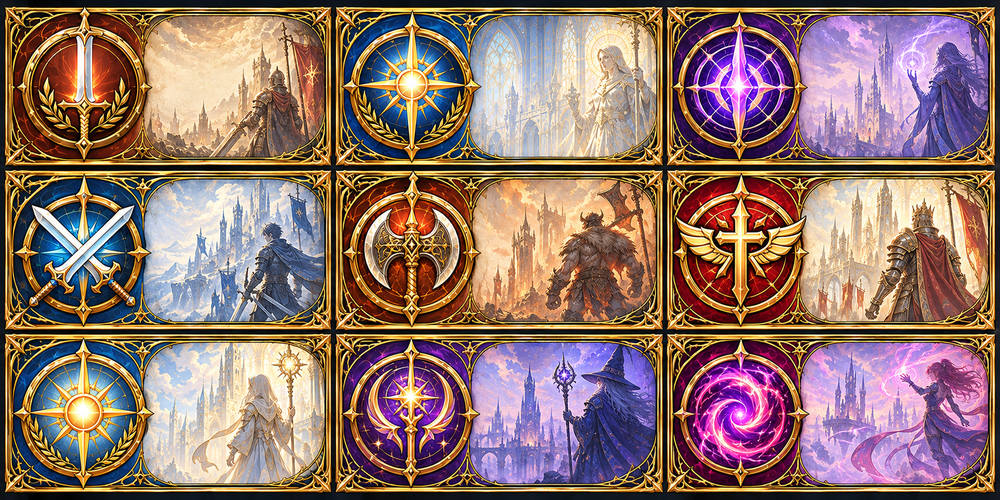
#> input picture docs/source_art/Altar_ClassCards_v0.20.3.png, 1000 x 500 px, shrunk from 1774 x 887 before the run
$ python build_altar_cards.py
#> lines starting #> are read from the running program, lines starting #| are printed output that depends on the picture; after the words box and inside, x2 and y2 are one past the last pixel; in counts of white or black regions, pixels touching at a corner belong together
"""v0.20.4 Altar class cards: removes the dark panel baked around every card's gold frame.

The atlas (3x3 cells) came with a navy margin outside each ornate frame, which showed as a black
panel behind the cards. Every dark pixel connected to a cell edge becomes transparent (soft edge),
so the Altar background shows around the frame. Source: docs/source_art/Altar_ClassCards_v0.20.3.png
Usage: python3 tools/build_altar_cards.py -> ImmortalHeroesAssets/Altar_ClassCards.png
"""
import os
from collections import deque
import numpy as np
from PIL import Image, ImageFilter

ROOT = os.path.dirname(os.path.dirname(os.path.abspath(__file__)))
SRC = os.path.join(ROOT, "docs", "source_art", "Altar_ClassCards_v0.20.3.png")
OUT = os.path.join(ROOT, "ImmortalHeroesAssets", "Altar_ClassCards.png")


def main():
    img = Image.open(SRC).convert("RGB")
#> img is the input picture: PIL image 1000x500 RGB; mean R, G, B 144.6, 115.5, 107.7
    a = np.asarray(img, dtype=np.int32)
    H, W = a.shape[:2]
#> H = 500; W = 1000
    mx = a.max(-1)
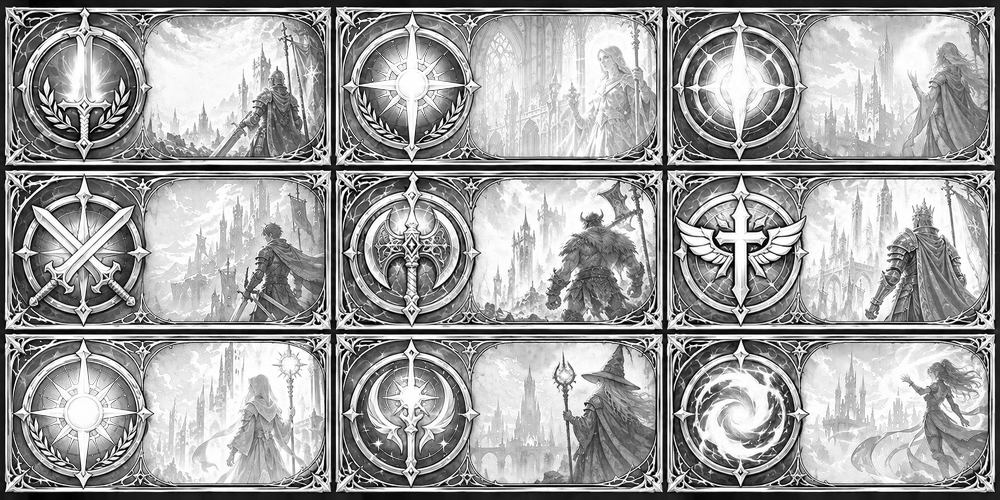
#> mx: shape (500, 1000) int32; min 0, max 255, mean 158.7
    dark = mx < 58
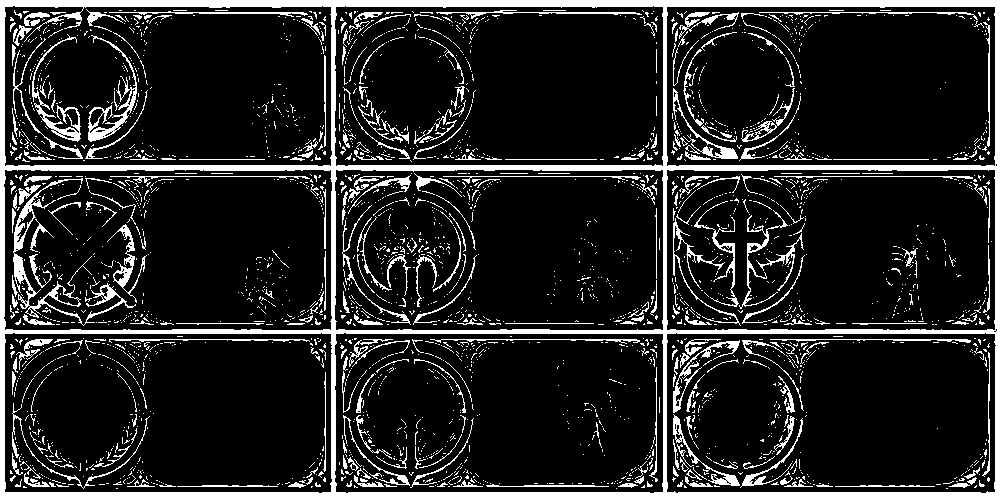
#> dark: shape (500, 1000) bool; 14.8% white; 2852 white regions (2541 under 20 px), largest, box (x1, y1, x2, y2) and area: (0, 0, 1000, 500) 34125, (13, 178, 136, 326) 1824, (88, 35, 137, 142) 939
    seen = np.zeros((H, W), bool)
    q = deque()
    # Seeds: the outer edge of each cell (cells are W/3 x H/3, not whole numbers).
    xs = sorted({int(round(k * W / 3.0)) + d for k in range(4) for d in (-2, -1, 0, 1)})
    ys = sorted({int(round(k * H / 3.0)) + d for k in range(4) for d in (-2, -1, 0, 1)})
    for x in xs:
        if 0 <= x < W:
            for y in range(H):
                if dark[y, x] and not seen[y, x]:
                    seen[y, x] = True
                    q.append((y, x))
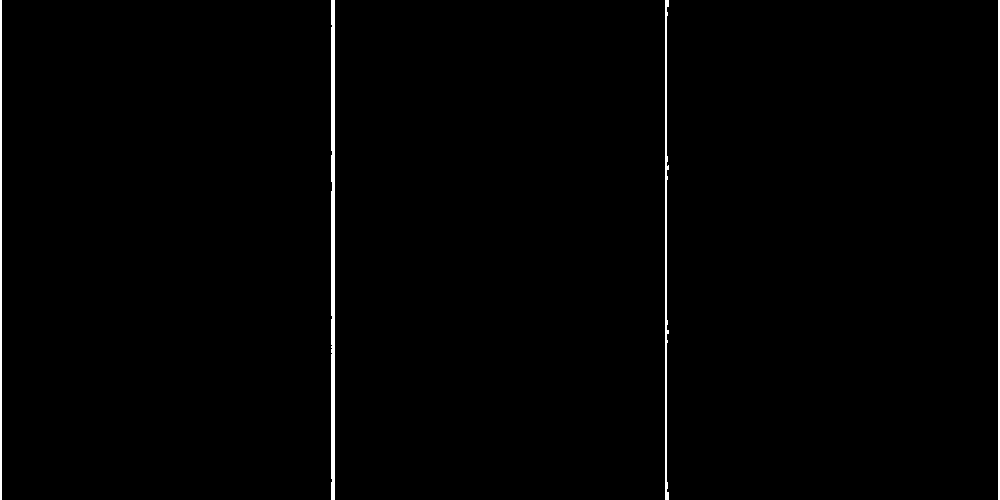
#> seen: shape (500, 1000) bool; 1% white; 4 white regions, box (x1, y1, x2, y2) and area: (331, 0, 335, 500) 1976, (665, 0, 669, 500) 1076, (0, 0, 2, 500) 1000, (998, 0, 1000, 500) 1000
    for y in ys:
        if 0 <= y < H:
            for x in range(W):
                if dark[y, x] and not seen[y, x]:
                    seen[y, x] = True
                    q.append((y, x))
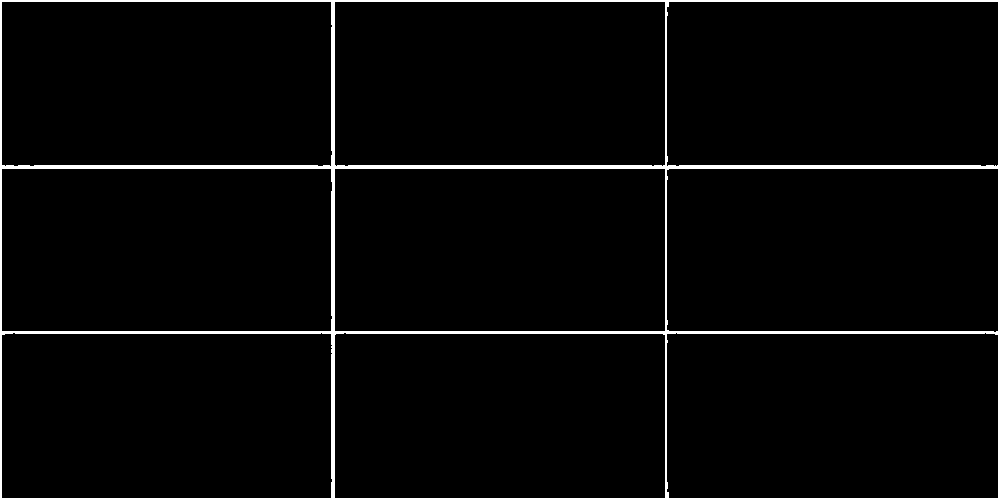
#> seen: shape (500, 1000) bool; 3.2% white; 1 white region, box (x1, y1, x2, y2) and area: (0, 0, 1000, 500) 15888
    while q:
        y, x = q.popleft()
        for ny, nx in ((y - 1, x), (y + 1, x), (y, x - 1), (y, x + 1)):
            if 0 <= ny < H and 0 <= nx < W and dark[ny, nx] and not seen[ny, nx]:
                seen[ny, nx] = True
                q.append((ny, nx))
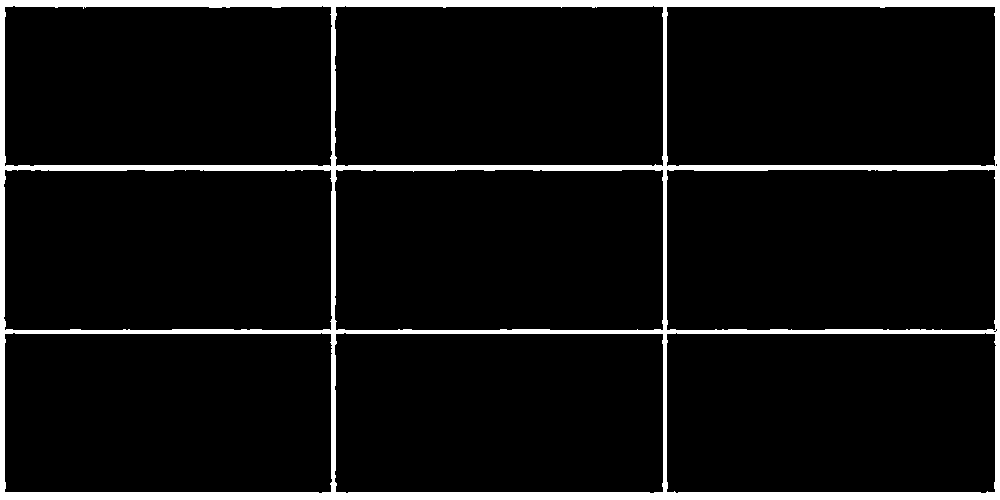
#> seen: shape (500, 1000) bool; 6.8% white; 1 white region, box (x1, y1, x2, y2) and area: (0, 0, 1000, 500) 33914
    alpha = Image.fromarray(np.where(seen, 0, 255).astype(np.uint8))
    # Soft edge on the removed side only, so the gold frame itself is never eaten.
    soft = np.asarray(alpha.filter(ImageFilter.GaussianBlur(0.7)), dtype=np.float64)
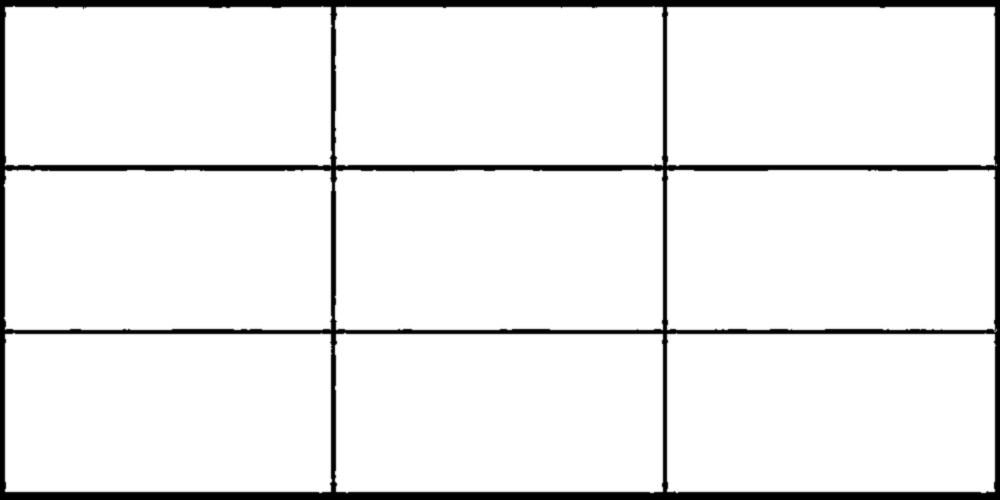
#> soft: shape (500, 1000) float64; min 0, max 255, mean 237.7
    soft = np.where(seen, soft * 0.6, 255).astype(np.uint8)
    rgba = img.convert("RGBA")
    rgba.putalpha(Image.fromarray(soft))
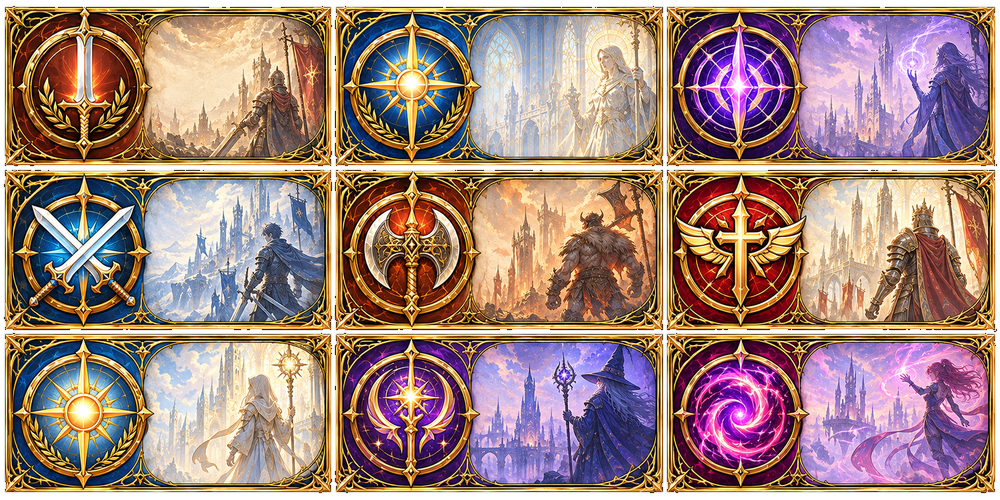
#> rgba: PIL image 1000x500 RGBA; mean R, G, B, A 144.6, 115.5, 107.7, 238.3; transparent parts drawn white
    rgba.save(OUT, optimize=True)
    print("transparent px:", int(seen.sum()), "of", W * H)
#| transparent px: 33914 of 500000


if __name__ == "__main__":
    main()

$ run again, with docs/source_art/Altar_AC_Concept.png copied over docs/source_art/Altar_ClassCards_v0.20.3.png
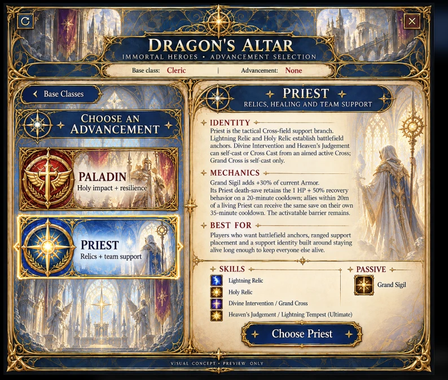
#> input picture docs/source_art/Altar_AC_Concept.png, 448 x 380 px, shrunk from 794 x 675 before the run
#> in main, img is the input picture: PIL image 448x380 RGB; mean R, G, B 141.8, 131.3, 117.9
#> dark: shape (380, 448) bool; 14.3% white; 994 white regions (950 under 20 px), largest, box (x1, y1, x2, y2) and area: (0, 0, 448, 380) 15680, (121, 34, 316, 61) 2417, (34, 357, 293, 368) 918
#> after the loop in main, `for y in ys:`:
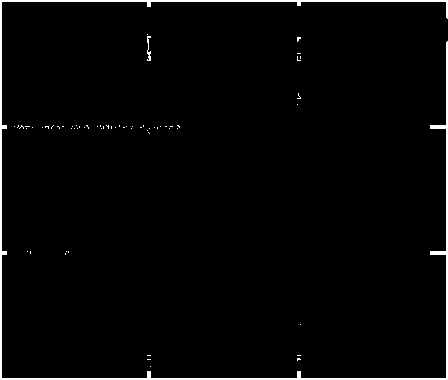
#> seen: shape (380, 448) bool; 2.2% white; 64 white regions (62 under 20 px), largest, box (x1, y1, x2, y2) and area: (0, 0, 448, 380) 3510, (147, 36, 151, 61) 53
#> alpha: PIL image 448x380 L; 88.5% white; 60 black regions (54 under 20 px), largest, box (x1, y1, x2, y2) and area: (0, 0, 448, 380) 15680, (126, 36, 316, 61) 2341, (34, 357, 293, 368) 849, (16, 353, 212, 356) 201, (222, 355, 389, 356) 167, (294, 357, 343, 365) 91
#> in main, `rgba.putalpha(Image.fromarray(soft))`:
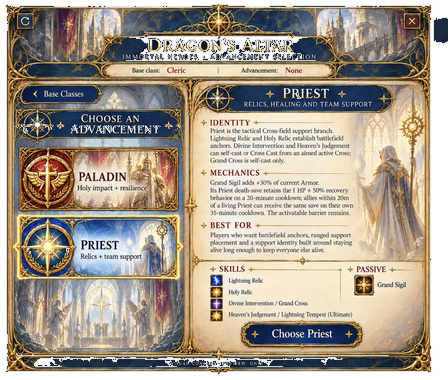
#> rgba: PIL image 448x380 RGBA; mean R, G, B, A 141.8, 131.3, 117.9, 226.8; transparent parts drawn white
#| transparent px: 19507 of 170240

$ run again, with docs/source_art/Cleric_Paladin_Reference_v0.14.png copied over docs/source_art/Altar_ClassCards_v0.20.3.png
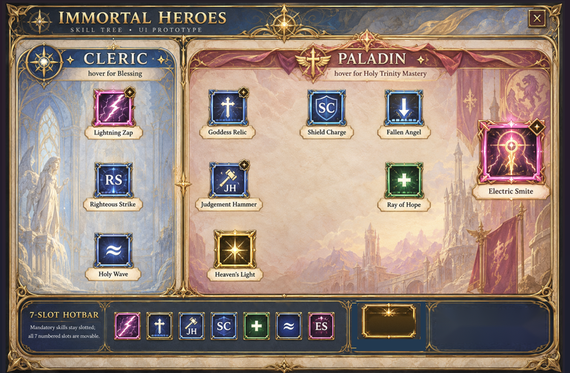
#> input picture docs/source_art/Cleric_Paladin_Reference_v0.14.png, 570 x 373 px, shrunk from 1011 x 662 before the run
#> dark: shape (373, 570) bool; 9.1% white; 568 white regions (505 under 20 px), largest, box (x1, y1, x2, y2) and area: (0, 0, 570, 373) 11317, (19, 7, 239, 35) 1516, (18, 298, 159, 355) 544
#> alpha: PIL image 570x373 L; 93.6% white; 25 black regions (13 under 20 px), largest, box (x1, y1, x2, y2) and area: (0, 0, 570, 373) 11317, (19, 7, 239, 35) 1479, (369, 328, 413, 333) 160
#> in main, rgba is the input picture: PIL image 570x373 RGBA; mean R, G, B, A 151.1, 132.4, 121.1, 255
#> in main, `rgba.putalpha(Image.fromarray(soft))`:
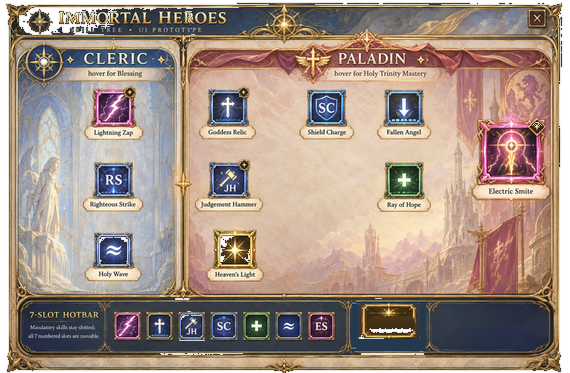
#> rgba: PIL image 570x373 RGBA; mean R, G, B, A 151.1, 132.4, 121.1, 239.3; transparent parts drawn white
#| transparent px: 13628 of 212610
